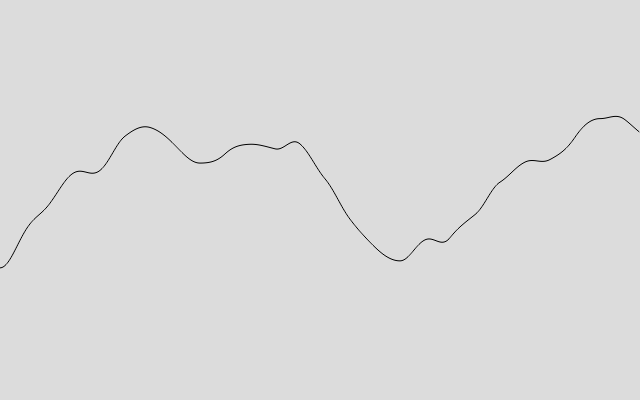
Frame 1 (no input)
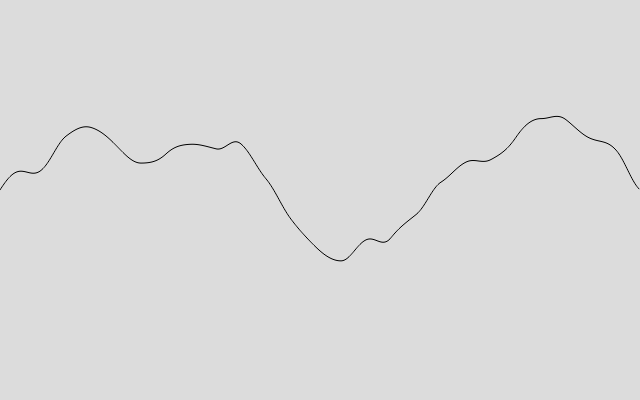
Frame 60 (no input)
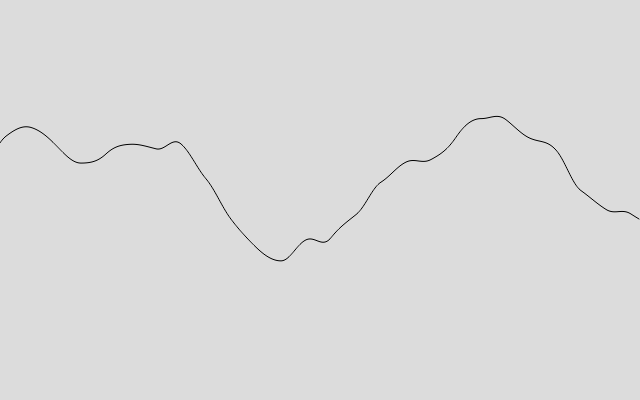
Frame 120 (the mouse pressed at the canvas centre since frame 60)

The p5.js sketch that drew these frames (run headless with seeded random() and noise() and a simulated clock; from frame 60 on, the mouse is pressed at the canvas centre):

// p5.js sketch
// ── sketch.js
/* 
  Author Michael Houmann
   Created April 7 2025

   This graph will show how tha noise() function works
*/

// Lets create a slider so we can change the "smoothness" of the graph
// We need a value that can move through "time"
let increment = 0.005;
// A global variable so we can "move" the graph
let start = 0;

function setup() {
  createCanvas(640, 400);
}

function draw() {
  background(220);
  stroke(0);
  noFill();

  
  // Like the random graph, we need to begin and end the shape
  beginShape();
  // Here we need an offset value, that "move y through time"
  // Just pick a number, but remember to increase it
  let offset = start;
  // And then we need the for loop to draw across the canvas
  for (let i = 0; i < width; i++) {
    // Then we have to generate the y value and map it to the height
    const y = map(noise(offset), 0, 1, 0, height);
    // And draw the graph
    vertex(i, y);

    // ANd remember to increase the offset.
    offset += increment;
  }

  // Remember to close the shape
  endShape();

  // Increase the start value
  start += increment;
}
